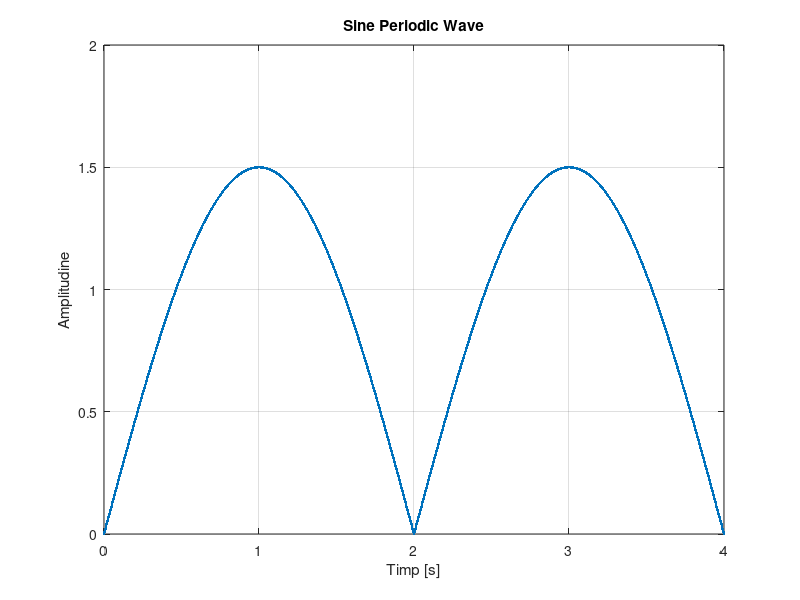
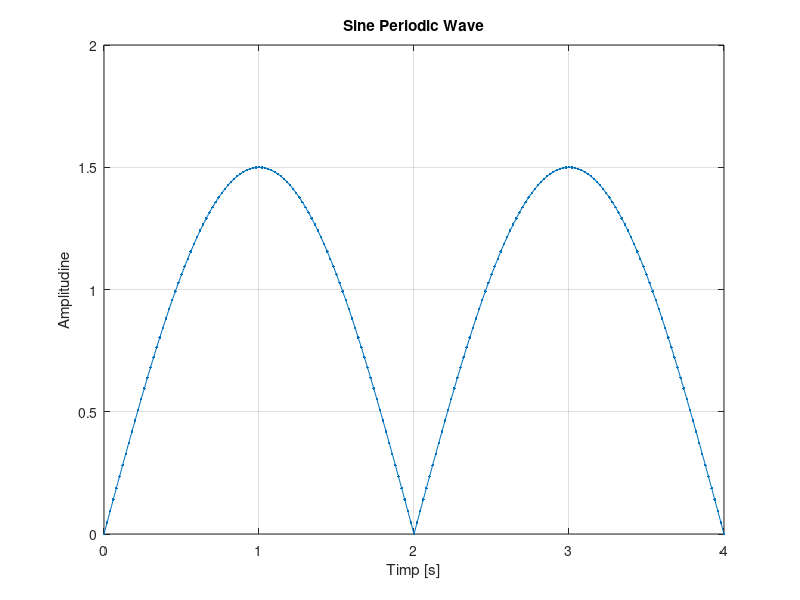
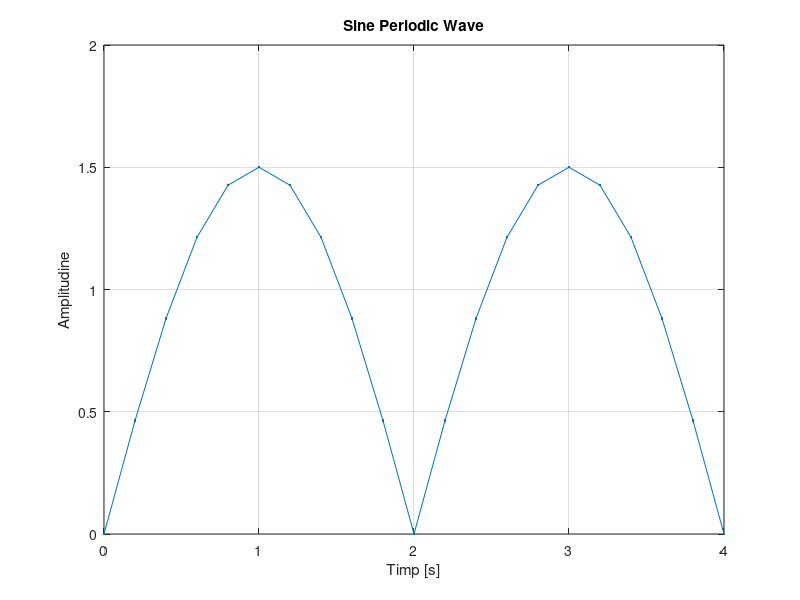

These figures' MATLAB source, in order:
A = 1.5; % amplitudinea
T = 4;
F = 1 / T; %frecventa
t = 0:0.002:4; % timpul de la 0 la 4 secunde cu rezolutie temporara de 2ms
s = abs(A*sin(2*pi*F*t)); % sintaxa sin deseneaza un grafic sinusoidal cu amplitudinea A, perioada t si frecventa F
figure(1)
plot(t,s,'.-'),xlabel('Timp [s]'),ylabel('Amplitudine'),title('Sine Periodic Wave'),grid %afisez semnalul


A = 1.5; % amplitudinea
T = 4;
F = 1 / T;
t = 0:0.02:4; % timpul de la 0 la 4 secunde cu rezolutie temporara de 20ms
s = abs(A*sin(2*pi*F*t)); % sintaxa sin deseneaza un grafic sinusoidal cu amplitudinea A, perioada t si frecventa F
figure(2)
plot(t,s,'.-'),xlabel('Timp [s]'),ylabel('Amplitudine'),title('Sine Periodic Wave'),grid


A = 1.5; % amplitudinea
T = 4;
F = 1 / T;
t = 0:0.2:4; % timpul de la 0 la 4 secunde cu rezolutie temporara de 200ms
s = abs(A*sin(2*pi*F*t)); % sintaxa sin deseneaza un grafic sinusoidal cu amplitudinea A, perioada t si frecventa F
figure(3)
plot(t,s,'.-'),xlabel('Timp [s]'),ylabel('Amplitudine'),title('Sine Periodic Wave'),grid